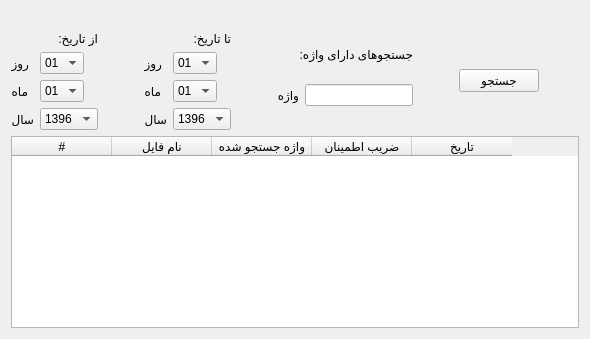
        <widget class="QWidget" name="archiveTab">
         <attribute name="icon">
          <iconset resource="resource.qrc">
           <normaloff>:/icon/office-material.png</normaloff>:/icon/office-material.png</iconset>
         </attribute>
         <attribute name="title">
          <string>آرشیو جستجوها</string>
         </attribute>
         <layout class="QVBoxLayout" name="verticalLayout_2">
          <item>
           <layout class="QHBoxLayout" name="horizontalLayout_5">
            <item>
             <widget class="QLabel" name="label_21">
              <property name="text">
               <string/>
              </property>
             </widget>
            </item>
           </layout>
          </item>
          <item>
           <layout class="QHBoxLayout" name="horizontalLayout_4">
            <property name="spacing">
             <number>6</number>
            </property>
            <property name="sizeConstraint">
             <enum>QLayout::SetNoConstraint</enum>
            </property>
            <item>
             <layout class="QVBoxLayout" name="verticalLayout_15">
              <item>
               <widget class="QLabel" name="label_18">
                <property name="text">
                 <string>از تاریخ:</string>
                </property>
               </widget>
              </item>
              <item>
               <layout class="QFormLayout" name="formLayout">
                <item row="0" column="0">
                 <widget class="QLabel" name="label_12">
                  <property name="text">
                   <string>روز</string>
                  </property>
                 </widget>
                </item>
                <item row="0" column="1">
                 <widget class="QComboBox" name="startDayCombo">
                  <property name="enabled">
                   <bool>true</bool>
                  </property>
                  <property name="sizePolicy">
                   <sizepolicy hsizetype="Maximum" vsizetype="Fixed">
                    <horstretch>0</horstretch>
                    <verstretch>0</verstretch>
                   </sizepolicy>
                  </property>
                  <item>
                   <property name="text">
                    <string>01</string>
                   </property>
                  </item>
                  <item>
                   <property name="text">
                    <string>02</string>
                   </property>
                  </item>
                  <item>
                   <property name="text">
                    <string>03</string>
                   </property>
                  </item>
                  <item>
                   <property name="text">
                    <string>04</string>
                   </property>
                  </item>
                  <item>
                   <property name="text">
                    <string>05</string>
                   </property>
                  </item>
                  <item>
                   <property name="text">
                    <string>06</string>
                   </property>
                  </item>
                  <item>
                   <property name="text">
                    <string>07</string>
                   </property>
                  </item>
                  <item>
                   <property name="text">
                    <string>08</string>
                   </property>
                  </item>
                  <item>
                   <property name="text">
                    <string>09</string>
                   </property>
                  </item>
                  <item>
                   <property name="text">
                    <string>10</string>
                   </property>
                  </item>
                  <item>
                   <property name="text">
                    <string>11</string>
                   </property>
                  </item>
                  <item>
                   <property name="text">
                    <string>12</string>
                   </property>
                  </item>
                  <item>
                   <property name="text">
                    <string>13</string>
                   </property>
                  </item>
                  <item>
                   <property name="text">
                    <string>14</string>
                   </property>
                  </item>
                  <item>
                   <property name="text">
                    <string>15</string>
                   </property>
                  </item>
                  <item>
                   <property name="text">
                    <string>16</string>
                   </property>
                  </item>
                  <item>
                   <property name="text">
                    <string>17</string>
                   </property>
                  </item>
                  <item>
                   <property name="text">
                    <string>18</string>
                   </property>
                  </item>
                  <item>
                   <property name="text">
                    <string>19</string>
                   </property>
                  </item>
                  <item>
                   <property name="text">
                    <string>20</string>
                   </property>
                  </item>
                  <item>
                   <property name="text">
                    <string>21</string>
                   </property>
                  </item>
                  <item>
                   <property name="text">
                    <string>22</string>
                   </property>
                  </item>
                  <item>
                   <property name="text">
                    <string>23</string>
                   </property>
                  </item>
                  <item>
                   <property name="text">
                    <string>24</string>
                   </property>
                  </item>
                  <item>
                   <property name="text">
                    <string>25</string>
                   </property>
                  </item>
                  <item>
                   <property name="text">
                    <string>26</string>
                   </property>
                  </item>
                  <item>
                   <property name="text">
                    <string>27</string>
                   </property>
                  </item>
                  <item>
                   <property name="text">
                    <string>28</string>
                   </property>
                  </item>
                  <item>
                   <property name="text">
                    <string>29</string>
                   </property>
                  </item>
                  <item>
                   <property name="text">
                    <string>30</string>
                   </property>
                  </item>
                  <item>
                   <property name="text">
                    <string>31</string>
                   </property>
                  </item>
                 </widget>
                </item>
                <item row="1" column="0">
                 <widget class="QLabel" name="label_13">
                  <property name="text">
                   <string>ماه</string>
                  </property>
                 </widget>
                </item>
                <item row="1" column="1">
                 <widget class="QComboBox" name="startMonthCombo">
                  <property name="enabled">
                   <bool>true</bool>
                  </property>
                  <property name="sizePolicy">
                   <sizepolicy hsizetype="Maximum" vsizetype="Fixed">
                    <horstretch>0</horstretch>
                    <verstretch>0</verstretch>
                   </sizepolicy>
                  </property>
                  <item>
                   <property name="text">
                    <string>01</string>
                   </property>
                  </item>
                  <item>
                   <property name="text">
                    <string>02</string>
                   </property>
                  </item>
                  <item>
                   <property name="text">
                    <string>03</string>
                   </property>
                  </item>
                  <item>
                   <property name="text">
                    <string>04</string>
                   </property>
                  </item>
                  <item>
                   <property name="text">
                    <string>05</string>
                   </property>
                  </item>
                  <item>
                   <property name="text">
                    <string>06</string>
                   </property>
                  </item>
                  <item>
                   <property name="text">
                    <string>07</string>
                   </property>
                  </item>
                  <item>
                   <property name="text">
                    <string>08</string>
                   </property>
                  </item>
                  <item>
                   <property name="text">
                    <string>09</string>
                   </property>
                  </item>
                  <item>
                   <property name="text">
                    <string>10</string>
                   </property>
                  </item>
                  <item>
                   <property name="text">
                    <string>11</string>
                   </property>
                  </item>
                  <item>
                   <property name="text">
                    <string>12</string>
                   </property>
                  </item>
                 </widget>
                </item>
                <item row="2" column="0">
                 <widget class="QLabel" name="label_14">
                  <property name="text">
                   <string>سال</string>
                  </property>
                 </widget>
                </item>
                <item row="2" column="1">
                 <widget class="QComboBox" name="startYearCombo">
                  <property name="enabled">
                   <bool>true</bool>
                  </property>
                  <property name="sizePolicy">
                   <sizepolicy hsizetype="Maximum" vsizetype="Fixed">
                    <horstretch>0</horstretch>
                    <verstretch>0</verstretch>
                   </sizepolicy>
                  </property>
                  <item>
                   <property name="text">
                    <string>1396</string>
                   </property>
                  </item>
                  <item>
                   <property name="text">
                    <string>1397</string>
                   </property>
                  </item>
                  <item>
                   <property name="text">
                    <string>1398</string>
                   </property>
                  </item>
                  <item>
                   <property name="text">
                    <string>1399</string>
                   </property>
                  </item>
                  <item>
                   <property name="text">
                    <string>1400</string>
                   </property>
                  </item>
                  <item>
                   <property name="text">
                    <string>1401</string>
                   </property>
                  </item>
                  <item>
                   <property name="text">
                    <string>1402</string>
                   </property>
                  </item>
                  <item>
                   <property name="text">
                    <string>1403</string>
                   </property>
                  </item>
                  <item>
                   <property name="text">
                    <string>1404</string>
                   </property>
                  </item>
                  <item>
                   <property name="text">
                    <string>1405</string>
                   </property>
                  </item>
                  <item>
                   <property name="text">
                    <string>1406</string>
                   </property>
                  </item>
                 </widget>
                </item>
               </layout>
              </item>
             </layout>
            </item>
            <item>
             <spacer name="horizontalSpacer_9">
              <property name="orientation">
               <enum>Qt::Horizontal</enum>
              </property>
              <property name="sizeHint" stdset="0">
               <size>
                <width>40</width>
                <height>20</height>
               </size>
              </property>
             </spacer>
            </item>
            <item>
             <layout class="QVBoxLayout" name="verticalLayout_16">
              <item>
               <widget class="QLabel" name="label_20">
                <property name="text">
                 <string>تا تاریخ:</string>
                </property>
               </widget>
              </item>
              <item>
               <layout class="QFormLayout" name="formLayout_2">
                <item row="0" column="0">
                 <widget class="QLabel" name="label_15">
                  <property name="text">
                   <string>روز</string>
                  </property>
                 </widget>
                </item>
                <item row="0" column="1">
                 <widget class="QComboBox" name="endDayCombo">
                  <property name="enabled">
                   <bool>true</bool>
                  </property>
                  <property name="sizePolicy">
                   <sizepolicy hsizetype="Maximum" vsizetype="Fixed">
                    <horstretch>0</horstretch>
                    <verstretch>0</verstretch>
                   </sizepolicy>
                  </property>
                  <item>
                   <property name="text">
                    <string>01</string>
                   </property>
                  </item>
                  <item>
                   <property name="text">
                    <string>02</string>
                   </property>
                  </item>
                  <item>
                   <property name="text">
                    <string>03</string>
                   </property>
                  </item>
                  <item>
                   <property name="text">
                    <string>04</string>
                   </property>
                  </item>
                  <item>
                   <property name="text">
                    <string>05</string>
                   </property>
                  </item>
                  <item>
                   <property name="text">
                    <string>06</string>
                   </property>
                  </item>
                  <item>
                   <property name="text">
                    <string>07</string>
                   </property>
                  </item>
                  <item>
                   <property name="text">
                    <string>08</string>
                   </property>
                  </item>
                  <item>
                   <property name="text">
                    <string>09</string>
                   </property>
                  </item>
                  <item>
                   <property name="text">
                    <string>10</string>
                   </property>
                  </item>
                  <item>
                   <property name="text">
                    <string>11</string>
                   </property>
                  </item>
                  <item>
                   <property name="text">
                    <string>12</string>
                   </property>
                  </item>
                  <item>
                   <property name="text">
                    <string>13</string>
                   </property>
                  </item>
                  <item>
                   <property name="text">
                    <string>14</string>
                   </property>
                  </item>
                  <item>
                   <property name="text">
                    <string>15</string>
                   </property>
                  </item>
                  <item>
                   <property name="text">
                    <string>16</string>
                   </property>
                  </item>
                  <item>
                   <property name="text">
                    <string>17</string>
                   </property>
                  </item>
                  <item>
                   <property name="text">
                    <string>18</string>
                   </property>
                  </item>
                  <item>
                   <property name="text">
                    <string>19</string>
                   </property>
                  </item>
                  <item>
                   <property name="text">
                    <string>20</string>
                   </property>
                  </item>
                  <item>
                   <property name="text">
                    <string>21</string>
                   </property>
                  </item>
                  <item>
                   <property name="text">
                    <string>22</string>
                   </property>
                  </item>
                  <item>
                   <property name="text">
                    <string>23</string>
                   </property>
                  </item>
                  <item>
                   <property name="text">
                    <string>24</string>
                   </property>
                  </item>
                  <item>
                   <property name="text">
                    <string>25</string>
                   </property>
                  </item>
                  <item>
                   <property name="text">
                    <string>26</string>
                   </property>
                  </item>
                  <item>
                   <property name="text">
                    <string>27</string>
                   </property>
                  </item>
                  <item>
                   <property name="text">
                    <string>28</string>
                   </property>
                  </item>
                  <item>
                   <property name="text">
                    <string>29</string>
                   </property>
                  </item>
                  <item>
                   <property name="text">
                    <string>30</string>
                   </property>
                  </item>
                  <item>
                   <property name="text">
                    <string>31</string>
                   </property>
                  </item>
                 </widget>
                </item>
                <item row="1" column="0">
                 <widget class="QLabel" name="label_17">
                  <property name="text">
                   <string>ماه</string>
                  </property>
                 </widget>
                </item>
                <item row="1" column="1">
                 <widget class="QComboBox" name="endMonthCombo">
                  <property name="enabled">
                   <bool>true</bool>
                  </property>
                  <property name="sizePolicy">
                   <sizepolicy hsizetype="Maximum" vsizetype="Fixed">
                    <horstretch>0</horstretch>
                    <verstretch>0</verstretch>
                   </sizepolicy>
                  </property>
                  <item>
                   <property name="text">
                    <string>01</string>
                   </property>
                  </item>
                  <item>
                   <property name="text">
                    <string>02</string>
                   </property>
                  </item>
                  <item>
                   <property name="text">
                    <string>03</string>
                   </property>
                  </item>
                  <item>
                   <property name="text">
                    <string>04</string>
                   </property>
                  </item>
                  <item>
                   <property name="text">
                    <string>05</string>
                   </property>
                  </item>
                  <item>
                   <property name="text">
                    <string>06</string>
                   </property>
                  </item>
                  <item>
                   <property name="text">
                    <string>07</string>
                   </property>
                  </item>
                  <item>
                   <property name="text">
                    <string>08</string>
                   </property>
                  </item>
                  <item>
                   <property name="text">
                    <string>09</string>
                   </property>
                  </item>
                  <item>
                   <property name="text">
                    <string>10</string>
                   </property>
                  </item>
                  <item>
                   <property name="text">
                    <string>11</string>
                   </property>
                  </item>
                  <item>
                   <property name="text">
                    <string>12</string>
                   </property>
                  </item>
                 </widget>
                </item>
                <item row="2" column="0">
                 <widget class="QLabel" name="label_16">
                  <property name="text">
                   <string>سال</string>
                  </property>
                 </widget>
                </item>
                <item row="2" column="1">
                 <widget class="QComboBox" name="endYearCombo">
                  <property name="enabled">
                   <bool>true</bool>
                  </property>
                  <property name="sizePolicy">
                   <sizepolicy hsizetype="Minimum" vsizetype="Fixed">
                    <horstretch>0</horstretch>
                    <verstretch>0</verstretch>
                   </sizepolicy>
                  </property>
                  <item>
                   <property name="text">
                    <string>1396</string>
                   </property>
                  </item>
                  <item>
                   <property name="text">
                    <string>1397</string>
                   </property>
                  </item>
                  <item>
                   <property name="text">
                    <string>1398</string>
                   </property>
                  </item>
                  <item>
                   <property name="text">
                    <string>1399</string>
                   </property>
                  </item>
                  <item>
                   <property name="text">
                    <string>1400</string>
                   </property>
                  </item>
                  <item>
                   <property name="text">
                    <string>1401</string>
                   </property>
                  </item>
                  <item>
                   <property name="text">
                    <string>1402</string>
                   </property>
                  </item>
                  <item>
                   <property name="text">
                    <string>1403</string>
                   </property>
                  </item>
                  <item>
                   <property name="text">
                    <string>1404</string>
                   </property>
                  </item>
                  <item>
                   <property name="text">
                    <string>1405</string>
                   </property>
                  </item>
                  <item>
                   <property name="text">
                    <string>1406</string>
                   </property>
                  </item>
                 </widget>
                </item>
               </layout>
              </item>
             </layout>
            </item>
            <item>
             <spacer name="horizontalSpacer_8">
              <property name="orientation">
               <enum>Qt::Horizontal</enum>
              </property>
              <property name="sizeHint" stdset="0">
               <size>
                <width>40</width>
                <height>20</height>
               </size>
              </property>
             </spacer>
            </item>
            <item>
             <layout class="QVBoxLayout" name="verticalLayout_17">
              <item>
               <widget class="QLabel" name="label_19">
                <property name="text">
                 <string>جستجوهای دارای واژه:</string>
                </property>
               </widget>
              </item>
              <item>
               <layout class="QFormLayout" name="formLayout_4">
                <item row="0" column="1">
                 <widget class="QLineEdit" name="wordLineEdit">
                  <property name="enabled">
                   <bool>true</bool>
                  </property>
                 </widget>
                </item>
                <item row="0" column="0">
                 <widget class="QLabel" name="Label">
                  <property name="text">
                   <string>واژه</string>
                  </property>
                 </widget>
                </item>
               </layout>
              </item>
             </layout>
            </item>
            <item>
             <spacer name="horizontalSpacer_7">
              <property name="orientation">
               <enum>Qt::Horizontal</enum>
              </property>
              <property name="sizeHint" stdset="0">
               <size>
                <width>40</width>
                <height>20</height>
               </size>
              </property>
             </spacer>
            </item>
            <item>
             <widget class="QPushButton" name="searchArchiveButton">
              <property name="enabled">
               <bool>true</bool>
              </property>
              <property name="layoutDirection">
               <enum>Qt::LeftToRight</enum>
              </property>
              <property name="text">
               <string>جستجو</string>
              </property>
              <property name="icon">
               <iconset resource="resource.qrc">
                <normaloff>:/icon/loupe.png</normaloff>:/icon/loupe.png</iconset>
              </property>
              <property name="iconSize">
               <size>
                <width>26</width>
                <height>26</height>
               </size>
              </property>
             </widget>
            </item>
            <item>
             <spacer name="horizontalSpacer_13">
              <property name="orientation">
               <enum>Qt::Horizontal</enum>
              </property>
              <property name="sizeHint" stdset="0">
               <size>
                <width>40</width>
                <height>20</height>
               </size>
              </property>
             </spacer>
            </item>
           </layout>
          </item>
          <item>
           <widget class="QTableWidget" name="archiveTable">
            <property name="enabled">
             <bool>true</bool>
            </property>
            <property name="sizePolicy">
             <sizepolicy hsizetype="Preferred" vsizetype="Expanding">
              <horstretch>0</horstretch>
              <verstretch>0</verstretch>
             </sizepolicy>
            </property>
            <property name="editTriggers">
             <set>QAbstractItemView::NoEditTriggers</set>
            </property>
            <property name="selectionMode">
             <enum>QAbstractItemView::SingleSelection</enum>
            </property>
            <property name="selectionBehavior">
             <enum>QAbstractItemView::SelectRows</enum>
            </property>
            <property name="rowCount">
             <number>0</number>
            </property>
            <attribute name="horizontalHeaderCascadingSectionResizes">
             <bool>true</bool>
            </attribute>
            <column>
             <property name="text">
              <string>#</string>
             </property>
            </column>
            <column>
             <property name="text">
              <string>نام فایل</string>
             </property>
            </column>
            <column>
             <property name="text">
              <string>واژه جستجو شده</string>
             </property>
            </column>
            <column>
             <property name="text">
              <string>ضریب اطمینان</string>
             </property>
            </column>
            <column>
             <property name="text">
              <string>تاریخ</string>
             </property>
            </column>
           </widget>
          </item>
         </layout>
        </widget>
